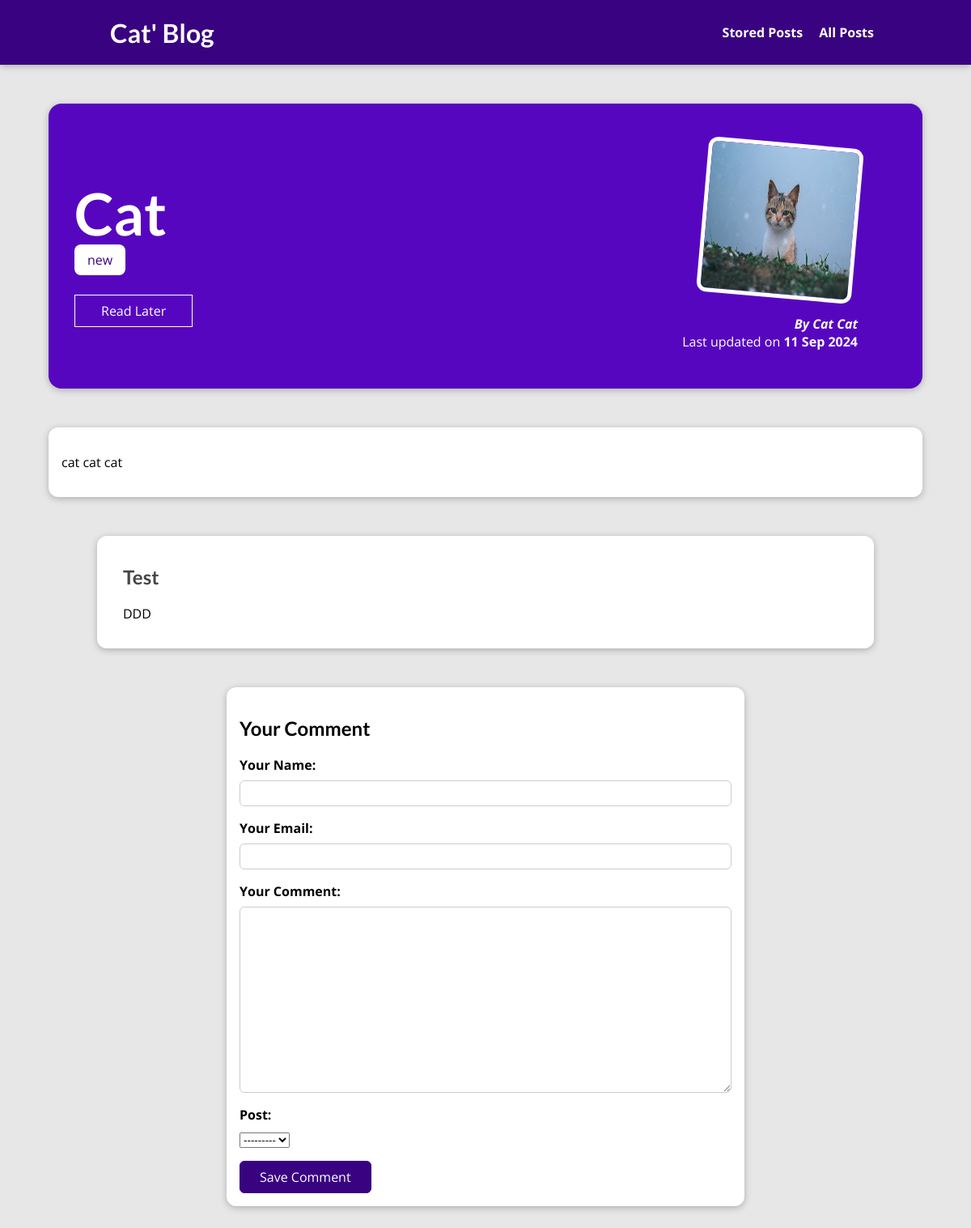
The page /posts/cat-1 on the database its author committed.
### blog/models.py (models this page shows, shortened)
class Post(models.Model):
    title = models.CharField(max_length=150)
    excerpt = models.CharField(max_length=200)
    image = models.ImageField(upload_to='posts', null=True)
    date = models.DateField(auto_now=True)
    slug = models.SlugField(unique=True, db_index=True)
    content = models.TextField(validators=[MinLengthValidator(10)])
    author = models.ForeignKey(Author, on_delete=models.SET_NULL, null=True, related_name="posts")
    tags = models.ManyToManyField(Tag)
    def __str__(self):
        return self.title

class Tag(models.Model):
    caption = models.CharField(max_length=20)

class Author(models.Model):
    first_name= models.CharField(max_length=100)
    last_name = models.CharField(max_length=100)
    email_address = models.EmailField()
    def full_name(self):
        return f"{self.first_name} {self.last_name}"
    def __str__(self):
        return self.full_name()

class Comment(models.Model):
    user_name = models.CharField(max_length=128)
    user_email = models.EmailField()
    text = models.TextField(max_length=400)
    post = models.ForeignKey(Post, on_delete=models.CASCADE, related_name="comments")

### blog/views.py (the view, shortened to what this page needs)
# urls.py: path("posts/<slug:slug>", views.SinglePostView.as_view(), name="post-detail-page"),
class SinglePostView(View):
    def is_stored_post(self, request, post_id):
        stored_posts = request.session.get("stored_posts")
        if stored_posts is not None:
            is_saved_for_later = post_id in stored_posts
        else:
            is_saved_for_later = False
        return is_saved_for_later
    def get(self, request, slug):
        post = Post.objects.get(slug=slug)
        context = {
            "post": post,
            "post_tags": post.tags.all(),
            "comment_form": CommentForm(),
            "comments": post.comments.all().order_by("-id"),
            "saved_for_later": self.is_stored_post(request, post.id)
        }
        return render(request, "blog/post-detail.html", context)

### blog/forms.py
class CommentForm(forms.ModelForm):
    class Meta:
        model = Comment
        exclude = ['posts']
        labels = {
            'user_name': 'Your Name',
            'user_email': 'Your Email',
            'text': 'Your Comment'
        }

### blog/templates/blog/post-detail.html (shortened to what this page needs)
{% extends "layout.html" %}
{% load static %}
{% block css_files %}
<link rel="stylesheet" href="{% static "blog/post-detail.css" %}" />
{% endblock %}
{% block content %}
<section id="summary">
  <h2>{{ post.title }}</h2>
  <div>
    {% for tag in post_tags %}
      <span class="tag">{{ tag.caption }}</span>
    {% endfor %}
  </div>
  <div id="read-later">
    <form action="{% url "read-later" %}" method="POST">
      <button>
        {% if saved_for_later %}
          Remove from "Read Later" List
        {% else %}
          Read Later
        {% endif %}
      </button>
    </form>
  </div>
  <article>
    <img src="{{ post.image.url }}" alt="{{ post.title }}" />
    <address>By <a href="mailto:{{ post.author.email_address }}">{{ post.author }}</a></address>
    <div>Last updated on <time>{{ post.date|date:"d M Y" }}</time></div>
  </article>
</section>
<main>
  {{ post.content|linebreaks }}
</main>
<section id="comments">
  <ul>
    {% for comment in comments %}
      <li>
        <h2>{{ comment.user_name }}</h2>
        <p>{{ comment.text|linebreaks }}</p>
      </li>
    {% endfor %}
  </ul>
</section>
<section id="comment-form">
  <h2>Your Comment</h2>
  <form action="{% url "post-detail-page" post.slug %}" method="POST">
    {% for form_field in comment_form %}
      <div class="form-control {% if form_field.errors %}invalid{% endif %}">
        {{ form_field.label_tag }}
        {{ form_field }}
      </div>
    {% endfor %}
    <button>Save Comment</button>
  </form>
</section>
{% endblock %}

### static/app.css (style rules this page uses)
* { box-sizing: border-box; }
html { font-family: 'Open Sans', 'Lato', sans-serif; }
body { margin: 0; }
h1, h2, h3 { font-family: 'Lato', sans-serif; font-weight: bold; }

### blog/static/blog/post-detail.css (style rules this page uses)
body { background-color: #e7e7e7; }
#summary { margin: 8rem auto 3rem auto; padding: 2rem; width: 90%; max-width: 90rem; border-radius: 16px; background-color: #5706c0; position: relative; box-shadow: 0 2px 8px rgba(0, 0, 0, 0.25); height: 22rem; }
#summary h2 { color: white; font-size: 4.5rem; margin-bottom: 0.25rem; }
#summary article { position: absolute; top: 2rem; right: 3rem; padding: 1rem 2rem; border-radius: 12px; text-align: right; color: white; }
#summary article img { width: 12rem; height: 12rem; border-radius: 12px; transform: rotateZ(5deg); border: 5px solid white; margin-bottom: 1rem; }
#summary address { font-weight: bold; }
#summary a { color: white; text-decoration: none; }
#summary time { font-weight: bold; }
#read-later { margin: 2rem 0; }
#read-later button { background-color: transparent; border: 1px solid white; padding: 0.5rem 2rem; font: inherit; color: white; cursor: pointer; }
main { width: 90%; max-width: 90rem; margin: 3rem auto; background-color: white; padding: 1rem; border-radius: 12px; box-shadow: 0 2px 8px rgba(0, 0, 0, 0.25); }
.tag { background-color: white; color: #390281; padding: 0.5rem 1rem; border-radius: 8px; }
#comment-form { margin: 3rem auto; width: 90%; max-width: 40rem; border-radius: 12px; background-color: white; box-shadow: 0 2px 8px rgba(0, 0, 0, 0.25); padding: 1rem; }
#comment-form button { font: inherit; background-color: #390281; color: white; border: 1px solid #390281; padding: 0.5rem 1.5rem; border-radius: 6px; cursor: pointer; }
.form-control { margin-bottom: 1rem; }
.form-control label { font-weight: bold; margin-bottom: 0.5rem; display: block; }
.form-control input, .form-control textarea { display: block; width: 100%; font: inherit; padding: 0.25rem; border-radius: 6px; border: 1px solid #ccc; }
#comments { margin: 3rem auto; width: 90%; max-width: 60rem; border-radius: 12px; background-color: white; box-shadow: 0 2px 8px rgba(0, 0, 0, 0.25); padding: 1rem 2rem; }
#comments ul { list-style: none; margin: 0; padding: 0; }
#comments li { margin-bottom: 1rem; border-bottom: 2px solid #ccc; }
#comments li:last-of-type { border-bottom: none; }
#comments h2 { color: #464646; }

### rows shown on the page
Post: title "Cat", image (picture), author "Cat Cat", date "11 Sep 2024", content "cat cat cat"
Tag: caption "new"
Comment: user_name "Test", text "DDD"
